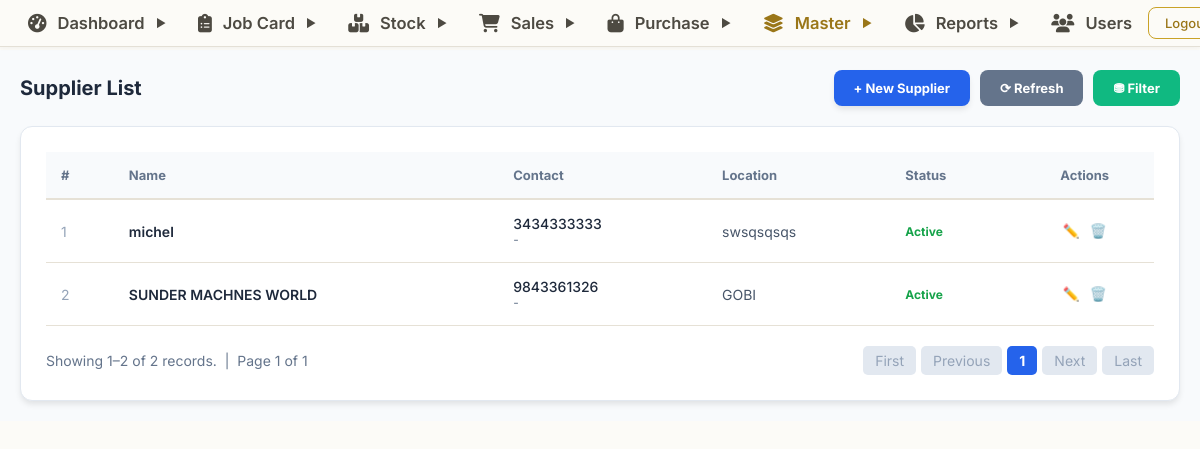
Screenshot of /supplier/list.php (signed in) with the database file from the repository.
### tables this page shows
CREATE TABLE `supplier` (
  `id` bigint NOT NULL AUTO_INCREMENT,
  `createdBy` varchar(255) DEFAULT NULL,
  `createdOn` datetime(6) DEFAULT NULL,
  `modifiedBy` varchar(255) DEFAULT NULL,
  `modifiedOn` datetime(6) DEFAULT NULL,
  `active` bit(1) NOT NULL,
  `emailId` varchar(255) DEFAULT NULL,
  `name` varchar(255) DEFAULT NULL,
  `phoneNo1` varchar(255) DEFAULT NULL,
  `phoneNo2` varchar(255) DEFAULT NULL,
  `whatsAppNo` varchar(255) DEFAULT NULL,
  `address` bigint DEFAULT NULL,
  PRIMARY KEY (`id`),
  UNIQUE KEY `UK_od83j1diqux7fbobjyjddllvh` (`address`),
  CONSTRAINT `FK15ewpkpum7cnphgckhbpyfjo0` FOREIGN KEY (`address`) REFERENCES `address` (`id`)
);

CREATE TABLE `address` (
  `id` bigint NOT NULL AUTO_INCREMENT,
  `createdBy` varchar(255) DEFAULT NULL,
  `createdOn` datetime(6) DEFAULT NULL,
  `modifiedBy` varchar(255) DEFAULT NULL,
  `modifiedOn` datetime(6) DEFAULT NULL,
  `city` varchar(255) DEFAULT NULL,
  `line1` varchar(255) DEFAULT NULL,
  `line2` varchar(255) DEFAULT NULL,
  `zipCode` varchar(255) DEFAULT NULL,
  PRIMARY KEY (`id`)
);

### supplier/list.php (the view, shortened to what this page needs)
<?php
require_once("../config/db.php");
include("../includes/header.php");
$limit = 10;
$page = isset($_GET['page']) ? max(1, (int)$_GET['page']) : 1;
$offset = ($page - 1) * $limit;
$where = "WHERE 1=1";
$countQuery = "SELECT COUNT(*) AS total FROM supplier s LEFT JOIN address a ON s.address = a.id $where";
$countRes = mysqli_query($conn, $countQuery);
$totalRows = (int)mysqli_fetch_assoc($countRes)['total'];
$totalPages = $totalRows > 0 ? ceil($totalRows / $limit) : 1;
$query = "SELECT s.*, a.city, a.line1, a.line2 FROM supplier s LEFT JOIN address a ON s.address = a.id $where ORDER BY s.id DESC LIMIT $limit OFFSET $offset";
$result = mysqli_query($conn, $query);
?>
<div class="page-main-container erp-container" style="padding: 20px; background: #f8fafc;">
    <div style="display: flex; justify-content: space-between; align-items: center; margin-bottom: 20px; flex-wrap:wrap; gap:10px;">
        <h3 style="margin: 0; color: #1e293b; font-size: 20px; font-weight: 700;">Supplier List</h3>
        <div style="display:flex; gap:10px;">
            <a href="add.php" style="background: #2563eb; color: #fff; padding: 10px 20px; border-radius: 8px; font-weight: 700; text-decoration: none; font-size: 13px; box-shadow: 0 4px 6px -1px rgba(0,0,0,0.1);">
                + New Supplier
            </a>
            <button onclick="location.reload()" style="background:#64748b; color:#fff; padding:10px 20px; border:none; border-radius:8px; font-weight:700; cursor:pointer; font-size:13px;">⟳ Refresh</button>
            <button onclick="document.getElementById('supplierFilter').style.display = document.getElementById('supplierFilter').style.display === 'none' ? 'block' : 'none'" style="background:#10b981; color:#fff; padding:10px 20px; border:none; border-radius:8px; font-weight:700; cursor:pointer; font-size:13px;">⛃ Filter</button>
        </div>
    </div>
    <div style="background: #fff; border-radius: 12px; box-shadow: 0 4px 6px -1px rgba(0, 0, 0, 0.1); padding: 25px; border: 1px solid #e2e8f0;">
        <div style="overflow-x: auto;">
            <table style="width: 100%; border-collapse: collapse;">
                <thead>
                    <tr style="background: #f8fafc; border-bottom: 2px solid #e2e8f0;">
                        <th style="padding: 15px; text-align: left; color: #64748b; font-weight: 700; font-size: 13px;">#</th>
                        <th style="padding: 15px; text-align: left; color: #64748b; font-weight: 700; font-size: 13px;">Name</th>
                        <th style="padding: 15px; text-align: left; color: #64748b; font-weight: 700; font-size: 13px;">Contact</th>
                        <th style="padding: 15px; text-align: left; color: #64748b; font-weight: 700; font-size: 13px;">Location</th>
                        <th style="padding: 15px; text-align: left; color: #64748b; font-weight: 700; font-size: 13px;">Status</th>
                        <th style="padding: 15px; text-align: center; color: #64748b; font-weight: 700; font-size: 13px;">Actions</th>
                    </tr>
                </thead>
                <tbody>
                    <?php if ($totalRows > 0): ?>
                        <?php $i = $offset + 1;
                        while ($row = mysqli_fetch_assoc($result)): ?>
                            <tr style="border-bottom: 1px solid #f1f5f9; transition: background 0.2s;"
                                onmouseover="this.style.background='#fbfcfe'" onmouseout="this.style.background='white'">
                                <td style="padding: 15px; color: #94a3b8; font-size: 14px;"><?= $i++ ?></td>
                                <td style="padding: 15px; color: #1e293b; font-weight: 600; font-size: 14px;">
                                    <?= htmlspecialchars($row['name'] ?? '') ?></td>
                                <td style="padding: 15px;">
                                    <div style="color: #1e293b; font-weight: 500; font-size: 14px;">
                                        <?= htmlspecialchars($row['phoneNo1'] ?? '') ?></div>
                                    <div style="color: #64748b; font-size: 12px;">
                                        <?= htmlspecialchars($row['emailId'] ?? '') ?: '-' ?></div>
                                </td>
                                <td style="padding: 15px; color: #475569; font-size: 14px;">
                                    <?= htmlspecialchars($row['city'] ?? '') ?: '-' ?></td>
                                <td style="padding: 15px;">
                                    <?php if ($row['active']): ?>
                                        <span style="color: #16a34a; font-weight: 700; font-size: 12px;">Active</span>
                                    <?php else: ?>
                                        <span style="color: #ef4444; font-weight: 700; font-size: 12px;">Inactive</span>
                                    <?php endif; ?>
                                </td>
                                <td style="padding: 15px; text-align: center;">
                                    <div style="display: flex; justify-content: center; gap: 10px;">
                                        <a href="edit.php?id=<?= $row['id'] ?>" style="color: #2563eb; text-decoration: none;"
                                            title="Edit">✏️</a>
                                        <a href="delete.php?id=<?= $row['id'] ?>" style="color: #ef4444; text-decoration: none;"
                                            title="Delete" onclick="return confirm('Delete this supplier?')">🗑️</a>
                                    </div>
                                </td>
                            </tr>
                        <?php endwhile; ?>
                    <?php endif; ?>
                </tbody>
            </table>
        </div>
        <div style="display:flex; justify-content:space-between; align-items:center; margin-top:20px; font-size:14px; color:#64748b;">
            <div>
                <?php
                $startRecord = $totalRows > 0 ? $offset + 1 : 0;
                $endRecord = min($offset + $limit, $totalRows);
                ?>
                Showing <?= $startRecord ?>–<?= $endRecord ?> of <?= $totalRows ?> records. &nbsp;|&nbsp; Page <?= $page ?> of <?= $totalPages ?>
            </div>
            <div style="display:flex; gap:5px; align-items:center;">
                <?php if ($page <= 1): ?>
                    <span style="padding:6px 12px; background:#e2e8f0; border-radius:5px; color:#94a3b8; cursor:not-allowed;">First</span>
                    <span style="padding:6px 12px; background:#e2e8f0; border-radius:5px; color:#94a3b8; cursor:not-allowed;">Previous</span>
                <?php endif; ?>
                <a style="padding:6px 12px; background:#2563eb; color:#fff; border-radius:5px; text-decoration:none; font-weight:bold;"><?= $page ?></a>
                <?php if ($page >= $totalPages): ?>
                    <span style="padding:6px 12px; background:#e2e8f0; border-radius:5px; color:#94a3b8; cursor:not-allowed;">Next</span>
                    <span style="padding:6px 12px; background:#e2e8f0; border-radius:5px; color:#94a3b8; cursor:not-allowed;">Last</span>
                <?php endif; ?>
            </div>
        </div>
    </div>
</div>
<?php include("../includes/footer.php"); ?>

### includes/common_erp.css (style rules this page uses)
:root { --erp-primary: #C9A227; --erp-primary-hover: #E6C65C; --erp-secondary: #9A7618; --erp-secondary-hover: #C9A227; --erp-accent: #C9A227; --erp-accent-hover: #E6C65C; --erp-success: #3F7D52; --erp-success-hover: #2F5D3D; --erp-warning: #B7791F; --erp-warning-hover: #975F13; --erp-danger: #B94A48; --erp-danger-hover: #9A3837; --erp-dark: #24231F; --erp-dark-hover: #35332C; --erp-bg: #FCFBF7; --erp-card-bg: #FFFFFF; --erp-subtle-bg: #F6F3EA; --erp-border: #E6E1D6; --erp-border-input: #D8D4C8; --erp-border-dark: #DED9CB; --erp-text-main: #5F5C54; --erp-text-muted: #8A877D; --erp-text-light: #AAA69B; --erp-text-heading: #24231F; --erp-font: 'Inter', system-ui, -apple-system, BlinkMacSystemFont, "Segoe UI", Roboto, sans-serif; --erp-radius-sm: 4px; --erp-radius-md: 6px; --erp-radius-lg: 8px; --erp-radius-xl: 12px; --erp-shadow-sm: 0 1px 3px rgba(36, 35, 31, 0.05); --erp-shadow-md: 0 4px 6px -1px rgba(36, 35, 31, 0.08); --erp-shadow-lg: 0 10px 25px -5px rgba(36, 35, 31, 0.12); }
*, *::before, *::after { box-sizing: border-box !important; }
html { scroll-behavior: smooth; width: 100% !important; max-width: 100% !important; margin: 0; padding: 0; overflow-x: hidden !important; -webkit-text-size-adjust: 100%; -webkit-font-smoothing: antialiased; -moz-osx-font-smoothing: grayscale; }
.erp-container, .page-wrapper, .container-box, .page-main-container, .login-card { animation: erpPageFadeIn 0.14s ease-out; }
body { width: 100% !important; max-width: 100% !important; margin: 0; padding: 0; overflow-x: hidden !important; background-color: var(--erp-bg) !important; font-family: var(--erp-font) !important; color: var(--erp-text-main) !important; }
input, select, textarea, button { max-width: 100%; font-family: inherit; }
.erp-container, .page-wrapper, .container-box, .container, .app-container { width: 100% !important; max-width: 1360px; margin: 0 auto; padding: 20px 20px 10px 20px; box-sizing: border-box; min-height: auto !important; }
.erp-table, table { width: 100%; border-collapse: collapse; text-align: left; min-width: 800px; }
.erp-table th, table th { background: #f8fafc; padding: 12px 15px; border-bottom: 2px solid var(--erp-border); font-size: 13.5px; font-weight: 700; color: var(--erp-text-main); vertical-align: middle; white-space: nowrap; }
.erp-table td, table td { padding: 12px 15px; border-bottom: 1px solid var(--erp-border); font-size: 13.5px; color: #334155; vertical-align: middle; }
.erp-table tbody tr, table tbody tr { transition: background-color 0.15s ease; }
@media (max-width: 1280px) { .erp-container, .page-wrapper, .container-box, .container { padding: 16px; } }

### includes/header.php (style rules this page uses)
* { box-sizing: border-box; margin: 0; padding: 0; }
body { font-family: 'Inter', Arial, sans-serif; background: #f4f6f9; padding-top: 50px; padding-bottom: 16px; }

### rows the page displays
supplier: name "michel", phoneNo1 "3434333333", emailId "-", address.city "swsqsqsqs", active "Active"
supplier: name "SUNDER MACHNES WORLD", phoneNo1 "9843361326", emailId "-", address.city "GOBI", active "Active"

### other values shown
$startRecord "1"
$endRecord "2"
$totalRows "2"
$page "1"
$totalPages "1"
